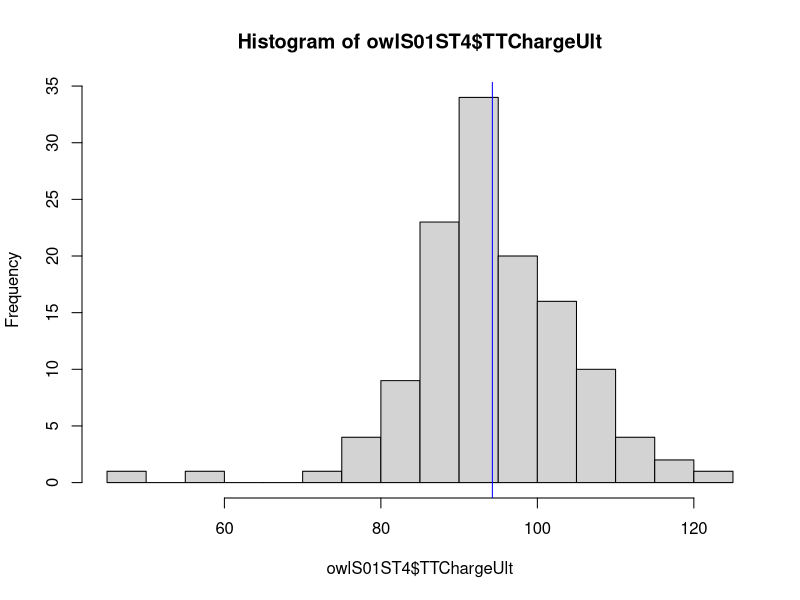
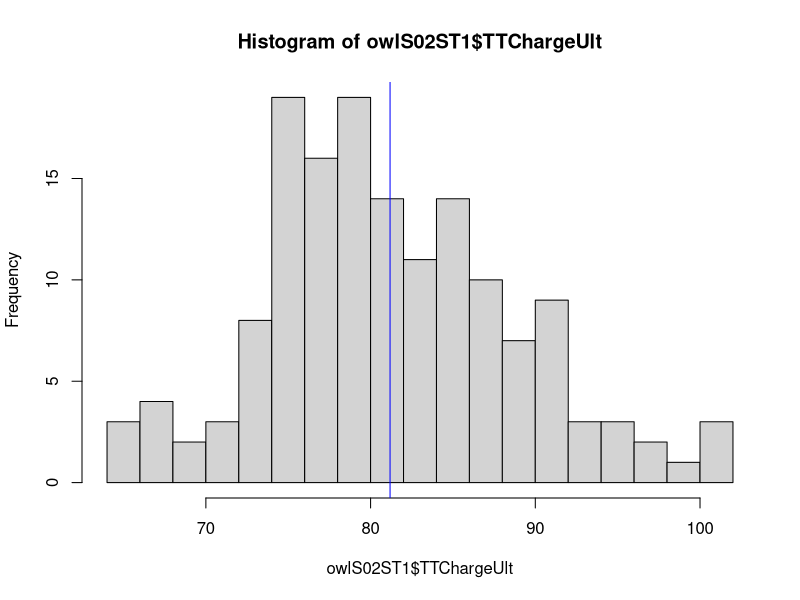
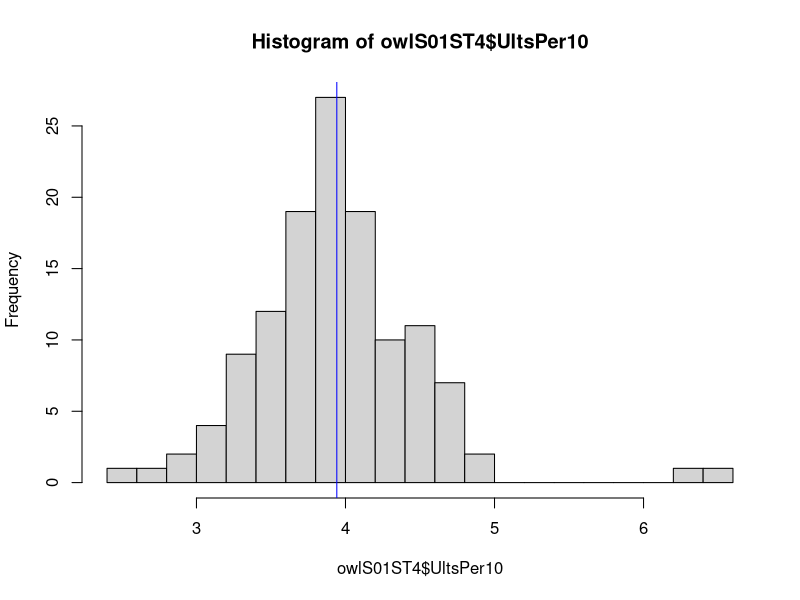
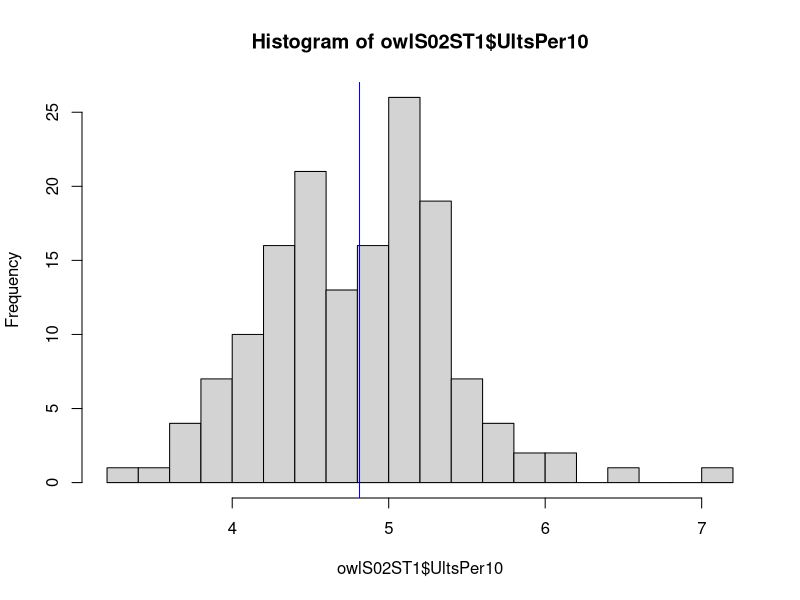
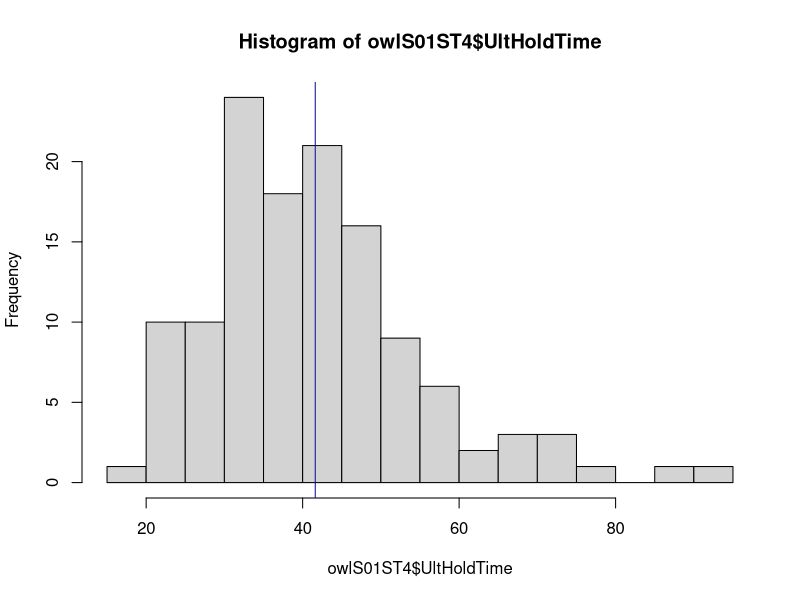
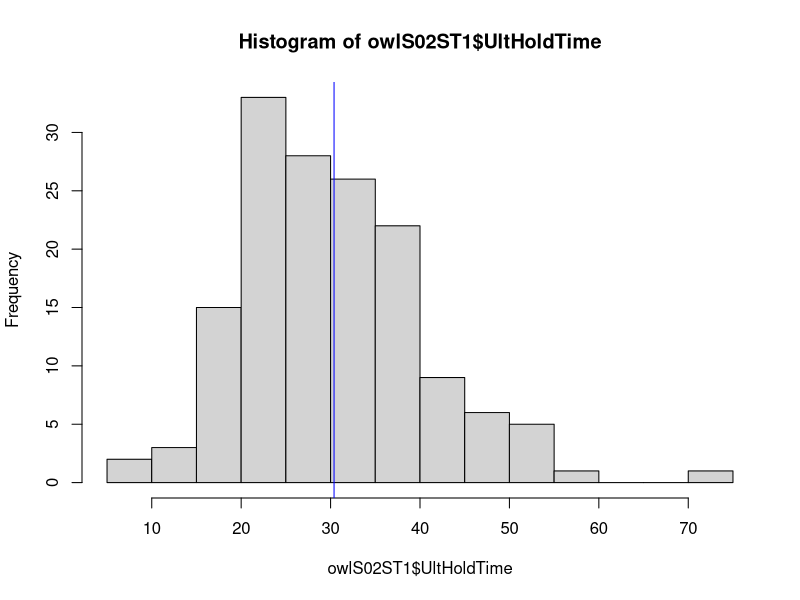

These charts were generated, in order, by the following R code:
owlS01ST4 <- read.csv("rawOWLdata-S01ST4.csv", stringsAsFactors = FALSE)
owlS02ST1 <- read.csv("rawOWLdata-S02ST1.csv", stringsAsFactors = FALSE)

# Time To Charge Ult (s/ult)
hist(owlS01ST4$TTChargeUlt, breaks = 20)
abline(v = mean(owlS01ST4$TTChargeUlt), col="blue")
hist(owlS02ST1$TTChargeUlt, breaks = 20)
abline(v = mean(owlS02ST1$TTChargeUlt), col="blue")

# Number of Ults Per 10 Minutes
hist(owlS01ST4$UltsPer10, breaks = 20)
abline(v = mean(owlS01ST4$UltsPer10), col="blue")
hist(owlS02ST1$UltsPer10, breaks = 20)
abline(v = mean(owlS02ST1$UltsPer10), col="blue")

# Ult Hold Time (avg. seconds between ult gaining and ult use)
hist(owlS01ST4$UltHoldTime, breaks = 20)
abline(v = mean(owlS01ST4$UltHoldTime), col="blue")
hist(owlS02ST1$UltHoldTime, breaks = 20)
abline(v = mean(owlS02ST1$UltHoldTime), col="blue")
